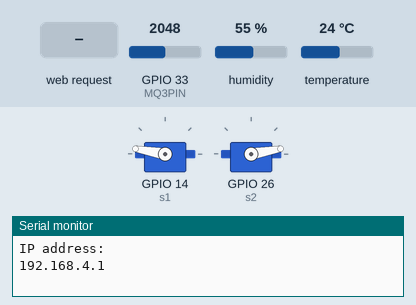
Recording of a sketch running on a simulated ESP32. Shown: 2 × servo, the last lines printed to the serial monitor. Inputs (shaded band) come from the test bench; at power-on: GPIO 33 (MQ3PIN) = 2048, humidity 55 %, temperature 24 °C.

Above: at 1.2 s.
1.3 s: HTTP request GET /close received
At 2.5 s:
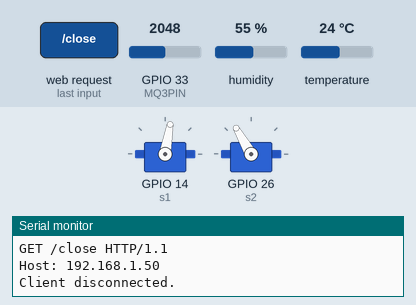
2.8 s: HTTP request GET /open received
At 3.9 s:
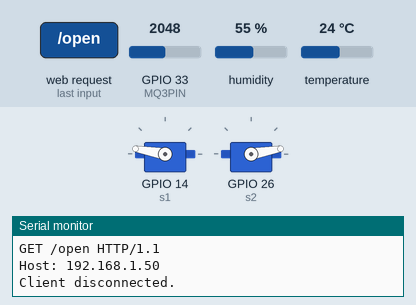
Timing chart, 0 to 5.8 s (numbered marks = the images above; inputs shaded):
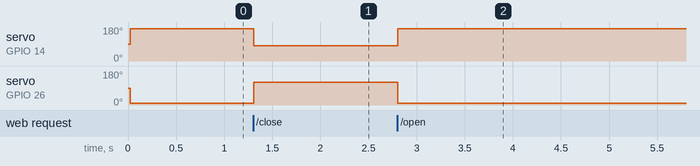

The sketch:

ESP32-Web-Server.ino
```cpp
#include <WiFi.h>
#include <ESP32Servo.h>
#include "DHT.h"

#define DHTPIN 27
#define MQ3PIN 33 // Define MQ3 sensor pin
#define DHTTYPE DHT11   // DHT 11

DHT dht(DHTPIN, DHTTYPE);

Servo s1;
Servo s2;

// Network credentials Here
const char* ssid     = "nano";
const char* password = "nanotest";

// Set web server port number to 80
WiFiServer server(80);

// Variable to store the HTTP request
String header;

// Current time
unsigned long currentTime = millis();
// Previous time
unsigned long previousTime = 0;
// Define timeout time in milliseconds
const long timeoutTime = 2000;

void setup() {
  Serial.begin(115200);

  s1.attach(14); // Attach servo to GPIO 14
  s2.attach(26);

  dht.begin();

  WiFi.softAP(ssid, password);

  // Print IP address and start web server
  Serial.println("");
  Serial.println("IP address: ");
  Serial.println(WiFi.softAPIP());
  server.begin();
}

bool grip = false;

void loop() {
  WiFiClient client = server.available();   // Listen for incoming clients

  // Read DHT sensor values
  float h = dht.readHumidity();
  float t = dht.readTemperature();
  // Compute heat index in Celsius
  float hic = dht.computeHeatIndex(t, h, false);

  // Read MQ3 sensor value
  int mq3Value = analogRead(MQ3PIN);
  String coL = "";
  if (mq3Value <= 100) coL = "Good";
  else if (mq3Value > 100 && mq3Value < 200) coL = "Fair";
  else coL = "HIGH";
  String gp = "Open";


  if (client) {                             // If a new client connects,
    currentTime = millis();
    previousTime = currentTime;
    Serial.println("New Client.");          // Print a message out in the serial port
    String currentLine = "";                // Make a String to hold incoming data from the client

    while (client.connected() && currentTime - previousTime <= timeoutTime) {
      currentTime = millis();
      if (client.available()) {             // If there's bytes to read from the client,
        char c = client.read();             // Read a byte, then
        Serial.write(c);                    // Print it out in the serial monitor
        header += c;
        if (c == '\n') {                    // If the byte is a newline character
          if (currentLine.length() == 0) {
            client.println("HTTP/1.1 200 OK");
            client.println("Content-type:text/html");
            client.println("Connection: close");
            client.println();

            // Update grip status based on HTTP request
            if (header.indexOf("GET /open") >= 0) {
              grip = false;
              gp = "Opened";
            } else if (header.indexOf("GET /close") >= 0) {
              grip = true;
              gp = "Closed";
            }

            // Display the HTML web page
            client.println("<!DOCTYPE html><html>");
            client.println("<head><meta name=\"viewport\" content=\"width=device-width, initial-scale=1\">");
            client.println("<meta http-equiv=\"refresh\" content=\"3\">"); // Auto-refresh every 5 seconds
            client.println("<link rel=\"icon\" href=\"data:,\">");
            client.println("<style>");
            client.println("html { font-family: monospace; display: inline-block; margin: 0px auto; text-align: center;}");
            client.println(".button { background-color: yellowgreen; border: none; color: white; padding: 16px 40px;");
            client.println("text-decoration: none; font-size: 32px; margin: 2px; cursor: pointer;}");
            client.println(".button2 {background-color: gray;}");
            client.println("table {margin: 20px auto; border-collapse: collapse; width: 80%;}");
            client.println("th, td {border: 1px solid black; padding: 10px; text-align: center;}");
            client.println("th {background-color: #4CAF50; color: white;}");
            client.println("</style></head>");

            client.println("<body><h1>AeroCare</h1>");
            client.println("<p>Drone Health Delivery</p>");

            client.println("<p><a href=\"/open\"><button class=\"button\">OPEN</button></a></p>");
            client.println("<p><a href=\"/close\"><button class=\"button button2\">CLOSE</button></a></p>");

            client.println("<table>");
            client.println("<tr><th>Parameter</th><th>Value</th></tr>");
            client.println("<tr><td>Temperature (°C)</td><td>" + String(t) + "</td></tr>");
            client.println("<tr><td>Humidity (%)</td><td>" + String(h) + "</td></tr>");
            client.println("<tr><td>Heat Index (°C)</td><td>" + String(hic) + "</td></tr>");
            client.println("<tr><td>CO Level</td><td>" + String(coL) + "</td></tr>");
            client.println("<tr><td>Gripper State</td><td>" + String(gp) + "</td></tr>");
            client.println("</table>");

            client.println("</body></html>");


            client.println();
            break;
          } else {
            currentLine = "";
          }
        } else if (c != '\r') {
          currentLine += c;
        }
      }
    }
    header = "";
    client.stop();
    Serial.println("Client disconnected.");
    Serial.println("");
  }

  if (grip) _close();
  else _open();
}

void _close() {
  s1.write(80);
  s2.write(120);
}

void _open() {
  s1.write(170);
  s2.write(10);
}
```

Measured:
- after the input at 1.3 s, servo on GPIO 14 (s1): 170° → 80° at once; servo on GPIO 26 (s2): 10° → 120° at once
- after the input at 2.8 s, servo on GPIO 14 (s1): 80° → 170° at once; servo on GPIO 26 (s2): 120° → 10° at once
